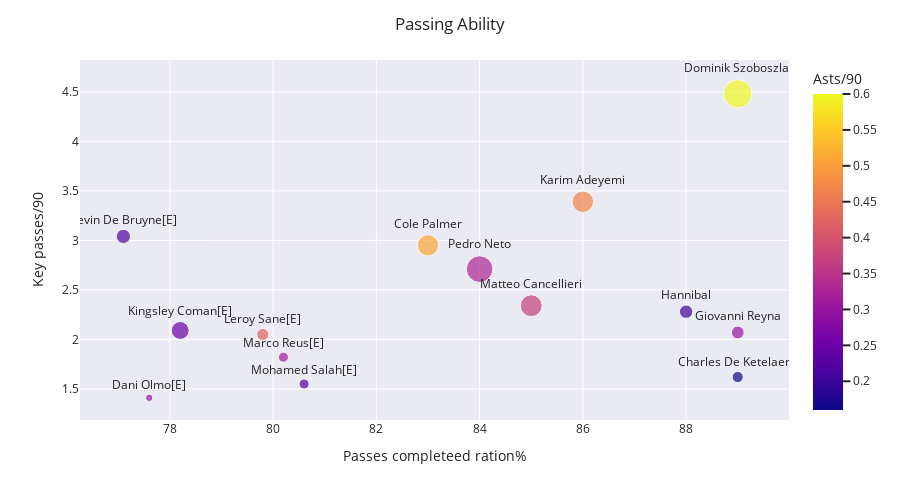

The code cell stored with this chart in its notebook:
### Code cell
fig = px.scatter(included1, x="Pas %", y="K Ps/90", text="Name", log_x=False, size_max=20, color="Asts/90", size = 'Cr A')
fig.update_traces(textposition='top center')
fig.update_layout(height=500)
fig.update_xaxes(title_text='Passes completeed ration%')
fig.update_yaxes(title_text='Key passes/90')
for template in ["seaborn"]:
    fig.update_layout(template=template, title="Passing Ability")
fig.show()

### Figure 1 — Plotly figure (JSON) as saved in the notebook; plotly's stock layout.template omitted (floating-point values rounded to 4 significant figures)
{"data": [{"hovertemplate": "Pas %=%{x}<br>K Ps/90=%{y}<br>Cr A=%{marker.size}<br>Name=%{text}<br>Asts/90=%{marker.color}<extra></extra>", "legendgroup": "", "marker": {"color": [0.16, 0.2, 0.3, 0.47, 0.51, 0.37, 0.33, 0.6, 0.22, 0.31, 0.22, 0.42, 0.25, 0.3], "coloraxis": "coloraxis", "size": [1.815, 2.614, 2.397, 6.72, 6.603, 6.935, 10.36, 11.62, 2.94, 1.48, 1.49, 2.13, 4.67, 0.81], "sizemode": "area", "sizeref": 0.02904, "symbol": "circle"}, "mode": "markers+text", "name": "", "orientation": "v", "showlegend": false, "text": ["Charles De Ketelaere", "Hannibal", "Giovanni Reyna", "Karim Adeyemi", "Cole Palmer", "Matteo Cancellieri", "Pedro Neto", "Dominik Szoboszlai", "Kevin De Bruyne[E]", "Marco Reus[E]", "Mohamed Salah[E]", "Leroy Sane[E]", "Kingsley Coman[E]", "Dani Olmo[E]"], "textposition": "top center", "type": "scatter", "x": [89, 88, 89, 86, 83, 85, 84, 89, "77.10", "80.20", "80.60", "79.80", "78.20", "77.60"], "xaxis": "x", "y": [1.62, 2.28, 2.07, 3.39, 2.95, 2.34, 2.71, 4.48, 3.04, 1.82, 1.55, 2.05, 2.09, 1.41], "yaxis": "y"}], "layout": {"coloraxis": {"colorbar": {"title": {"text": "Asts/90"}}, "colorscale": [[0, "#0d0887"], [0.1111, "#46039f"], [0.2222, "#7201a8"], [0.3333, "#9c179e"], [0.4444, "#bd3786"], [0.5556, "#d8576b"], [0.6667, "#ed7953"], [0.7778, "#fb9f3a"], [0.8889, "#fdca26"], [1, "#f0f921"]]}, "height": 500, "legend": {"itemsizing": "constant", "tracegroupgap": 0}, "margin": {"t": 60}, "title": {"text": "Passing Ability"}, "xaxis": {"anchor": "y", "domain": [0, 1], "title": {"text": "Passes completeed ration%"}}, "yaxis": {"anchor": "x", "domain": [0, 1], "title": {"text": "Key passes/90"}}}}
